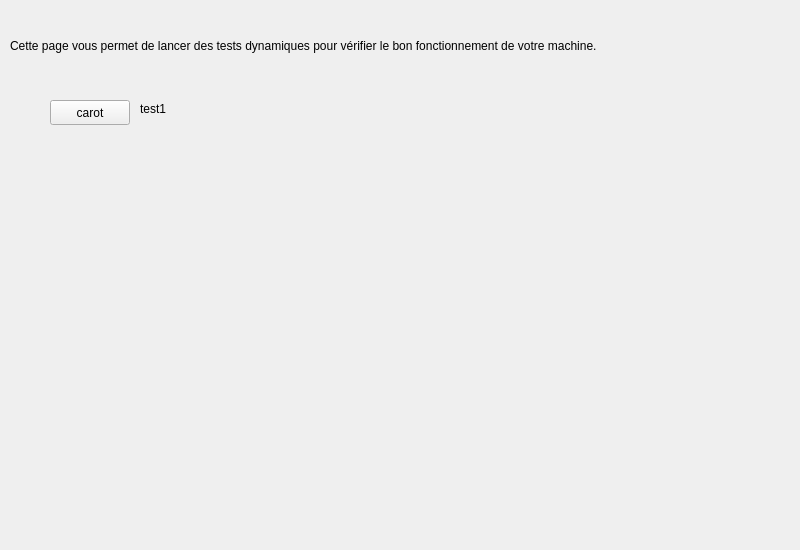
<?xml version="1.0" encoding="UTF-8"?>
<ui version="4.0">
 <class>DynamicTestPage</class>
 <widget class="QWidget" name="DynamicTestPage">
  <property name="geometry">
   <rect>
    <x>0</x>
    <y>0</y>
    <width>800</width>
    <height>550</height>
   </rect>
  </property>
  <property name="windowTitle">
   <string>Form</string>
  </property>
  <widget class="QPushButton" name="pushButton">
   <property name="geometry">
    <rect>
     <x>50</x>
     <y>100</y>
     <width>80</width>
     <height>25</height>
    </rect>
   </property>
   <property name="text">
    <string>carot</string>
   </property>
  </widget>
  <widget class="QLabel" name="label">
   <property name="geometry">
    <rect>
     <x>140</x>
     <y>100</y>
     <width>57</width>
     <height>17</height>
    </rect>
   </property>
   <property name="text">
    <string>test1</string>
   </property>
  </widget>
  <widget class="QLabel" name="label_2">
   <property name="geometry">
    <rect>
     <x>10</x>
     <y>10</y>
     <width>741</width>
     <height>71</height>
    </rect>
   </property>
   <property name="text">
    <string>Cette page vous permet de lancer des tests dynamiques pour vérifier le bon fonctionnement de votre machine.</string>
   </property>
  </widget>
 </widget>
 <resources/>
 <connections/>
</ui>
